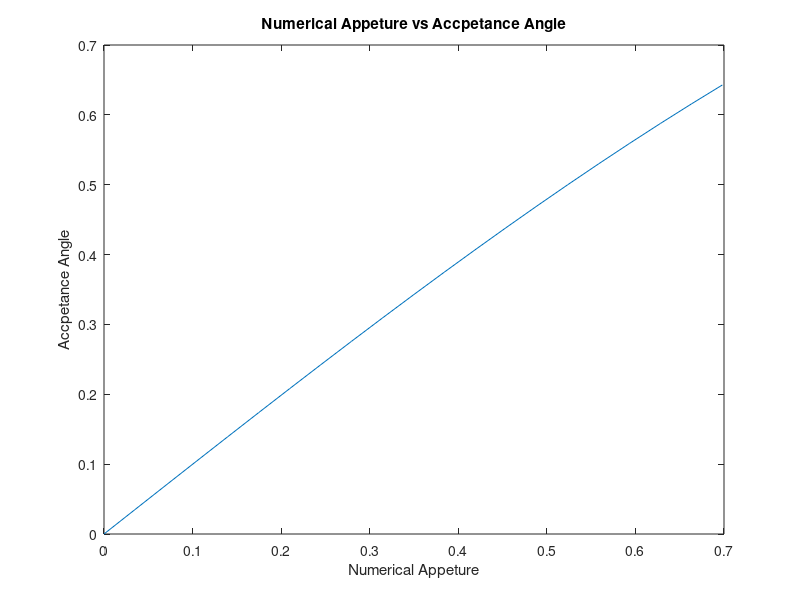

Source code (MATLAB):
% Numerical Appeture vs Acceptance Angle
% NA = sin(theta)

% Accpetance Angle
theta = 0:2.*pi./180:.7;

% Numerical Appeture
N = sin(theta);

% Plot
plot(theta, N);
title('Numerical Appeture vs Accpetance Angle');
xlabel('Numerical Appeture');
ylabel('Accpetance Angle');